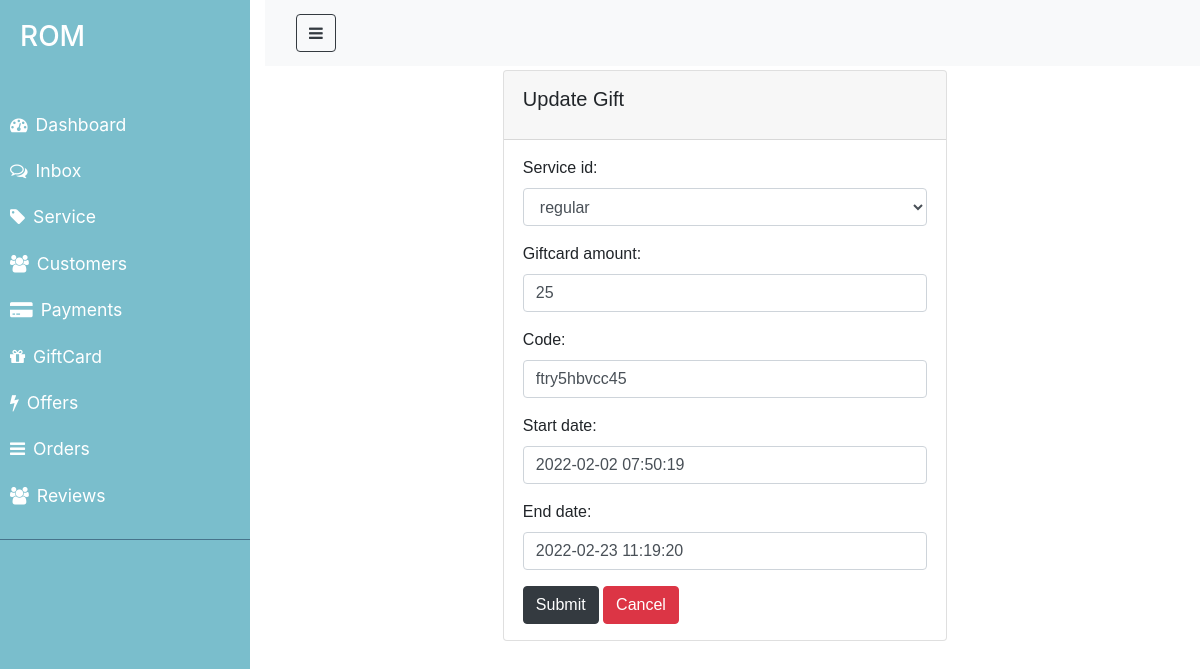
The page /update_gift/2/ on the database its author committed.
### ROM/models.py (models this page shows)
class GiftCard(models.Model):
    service_id=models.ForeignKey('Service',on_delete=models.CASCADE,blank=True,null=True)
    giftcard_amount=models.IntegerField(null=False, blank=False)
    code=models.CharField(max_length=50, null=False, blank=True)
    start_date=models.DateTimeField()
    end_date=models.DateTimeField()
    created_at=models.DateTimeField(auto_now_add=True)
    updated_at= models.DateTimeField(auto_now=True)

### ROM/views.py (the view)
# urls.py: path('update_gift/<pk>/', views.updateGift, name="update_gift"),
def updateGift(request, pk):
   gift= GiftCard.objects.get(id=pk)
   form= GiftForm(instance=gift)
   if request.method == 'POST':
      form=OrderForm(request.POST, instance=gift)
      if form.is_valid():
         form.save()
         return redirect('/gift')
   context= {'form':form}
   return render(request, 'ROM/admin/gift_form.html', context)

### ROM/forms.py
class GiftForm(ModelForm):
    class Meta:
        model= GiftCard
        fields= '__all__'

### ROM/models.py (called while the page is built)
    def __str__(self):
        return self.category

### ROM/templates/ROM/admin/gift_form.html (shortened to what this page needs)
{% extends 'ROM/admin/layouts/admin_master.html' %}
{% load static %}
{% load widget_tweaks %}
{% block content %}
<div class="container">
    <div class="row justify justify-content-center my-5">
        <div class="col-lg-8">
            <div class="card">
                <div class="card-header">
                    <h5 class="card-title">Update Gift</h5>
                </div>
                <div class="card-body">
                    <form action="{% url 'update_gift' 1 %}" method="POST" enctype="multipart/form-data">
                        {% for field in form.visible_fields %}
                        <div class="form-group">
                            {{field.label_tag}}
                            {% render_field field class="form-control" %}
                        </div>
                        {% endfor %}
                        <button type="submit" class="btn btn-dark">Submit</button>
                        <a class= "btn btn-danger" href="{% url 'gifts' %}">Cancel</a>
                    </form>
                </div>
            </div>
        </div>
    </div>
</div>
{% endblock %}

### ROM/static/css/admin.css (style rules this page uses)
* { padding: 0; margin: 0; box-sizing: border-box; }
.container { max-width: 80%; margin: 0 auto; font-family: sans-serif; }
a, a:hover, a:focus { color: inherit; text-decoration: none; transition: all 0.3s; }
body { background: color #ebeff5;; }
*, *::before, *::after { margin: 0; padding: 0; box-shadow: border-box; }
.card > * { padding: 1rem 1.2rem; }

### rows shown on the page
GiftCard: service_id "regular" "25" "ftry5hbvcc45" "2022-02-02 07:50:19" "2022-02-23 11:19:20"

### other values the page prints
{{ field.label_tag }} "Service id:" "Giftcard amount:" "Code:" "Start date:" "End date:"
